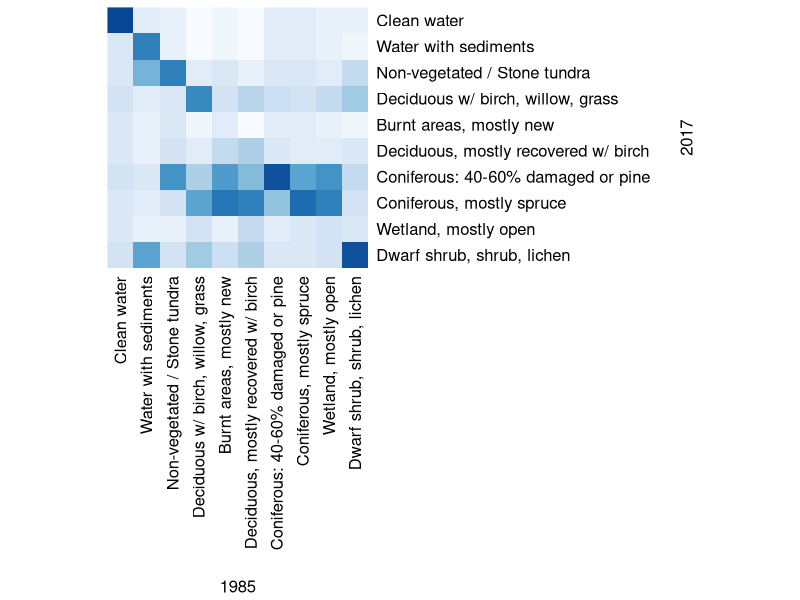
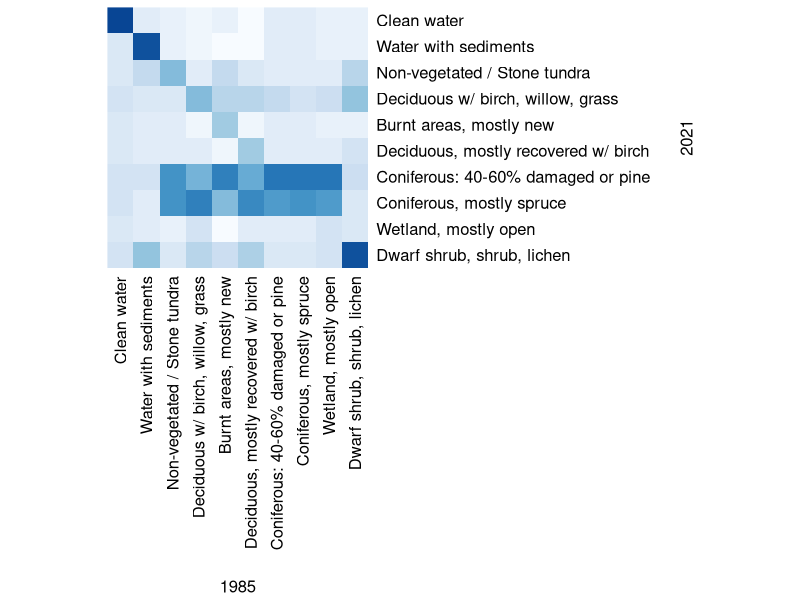
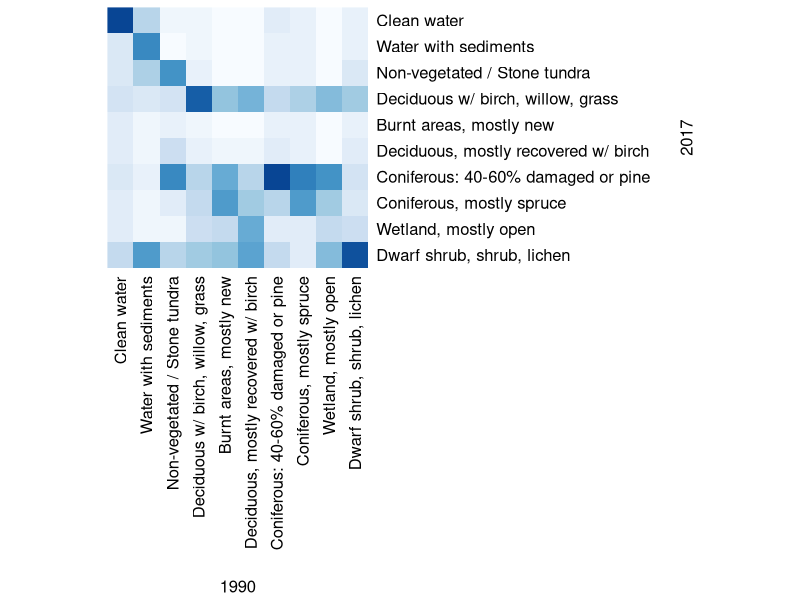

The R script that drew these images, in order:
nms <- c("Cloud",
    "Clean water",
    "Water with sediments",
    "Non-vegetated / Stone tundra",
    "Deciduous w/ birch, willow, grass",
    "Burnt areas, mostly new",
    "Deciduous, mostly recovered w/ birch",
    "Coniferous: 40-60% damaged or pine",
    "Coniferous, mostly spruce",
    "Wetland, mostly open",
    "Dwarf shrub, shrub, lichen")

library(RColorBrewer)
coul <- colorRampPalette(brewer.pal(8, "Blues"))(25)


doit <- function(cm, name, xlab, ylab) {
    colnames(cm) <- nms
    rownames(cm) <- nms

    cm <- cm[11:2,2:11,drop=FALSE]
    pdf(name, width=7, height=7)
    heatmap(cm, Colv = NA, Rowv = NA, col=coul, margins=c(20,20), scale="col", symm=TRUE, xlab=xlab, ylab=ylab)
    dev.off()
}

cm8517 <- rbind(
    c(0, 244, 0, 0, 1267, 64, 44, 78, 1035, 19, 366),
    c(5201, 4465174, 388, 7461, 20172, 9912, 105, 33054, 2040, 769, 81688),
    c(0, 220, 8476, 7321, 120, 21, 54, 112, 87, 5, 6327),
    c(5953, 17380, 5364, 232245, 526712, 44698, 38067, 84878, 108850, 29819, 795303),
    c(17324, 130928, 325, 28908, 3225386, 57331, 137872, 365409, 456456, 102662, 1306993),
    c(1652, 618, 7, 31645, 58737, 34930, 9517, 22906, 12147, 1286, 36528),
    c(3291, 1558, 55, 47874, 563129, 78159, 164607, 71701, 63434, 16770, 424763),
    c(39342, 108186, 984, 212519, 1598620, 195256, 220720, 2758052, 3009430, 306114, 798013),
    c(17290, 17679, 513, 45844, 2699817, 243896, 330618, 1128144, 4674993, 335164, 564150),
    c(22101, 24877, 106, 3039, 765474, 21941, 128895, 35663, 121325, 65409, 461871),
    c(19875, 126534, 6531, 48396, 1705056, 71092, 171671, 120384, 224084, 64887, 3009962)
)

cm8521 <- rbind(
    c(94,486,0,76,1470,105,15,154,81,9,627),
    c(16765,4429016,39,2680,49909,2692,3,28793,70,995,98300),
    c(0,200,5846,6824,434,0,7,68,31,3,9330),
    c(19706,12978,1097,158213,738244,7546,22283,112253,17878,21783,778178),
    c(74261,95898,139,42554,3457512,8733,35897,730403,123528,74035,1189090),
    c(4563,1281,7,20285,93599,10829,5386,31941,3545,3910,34841),
    c(10800,1579,68,29868,769786,1170,47978,88925,12847,13779,459139),
    c(63656,54123,524,241798,3658311,19795,66603,3093479,1073532,354279,625211),
    c(190549,31824,24,237257,5634552,12960,82227,2447248,842424,266414,320222),
    c(26338,10352,50,6150,1220677,200,15482,28985,21134,46480,275164),
    c(45351,104418,2289,44351,2338506,6688,41249,158755,66546,56398,2706008)
)

cm9017 <- rbind(
    c(0,20541,0,4020,129141,50889,75824,9775,20517,332,254119),
    c(1577,3722141,2928,8383,21774,3826,131,37984,5363,483,86002),
    c(22,53153,7423,4685,94,234,8,100,30,7,3355),
    c(2098,109729,3709,177575,198661,7718,10743,12261,26004,6053,406743),
    c(35717,268324,1605,54194,4602076,124451,237813,600722,1455584,193450,1349170),
    c(0,325,34,21553,22446,5528,5240,3408,9073,684,11618),
    c(1007,966,12,68520,218117,18681,30152,38133,38186,5810,186727),
    c(27826,108704,400,196982,1642582,160188,146636,2678690,3522716,272161,568397),
    c(6219,6859,95,32395,1254142,180163,187029,659229,2939507,154197,323452),
    c(19889,27655,66,13567,1099649,77146,248167,43235,357221,108551,772848),
    c(37726,586493,6479,84042,1985699,128821,260580,553154,307735,187465,3529889)
)

doit(cm8517, "confusion-matrix-1985-2017.pdf", ylab="2017", xlab="1985")
doit(cm8521, "confusion-matrix-1985-2021.pdf", ylab="2021", xlab="1985")
doit(cm9017, "confusion-matrix-1990-2017.pdf", ylab="2017", xlab="1990")

